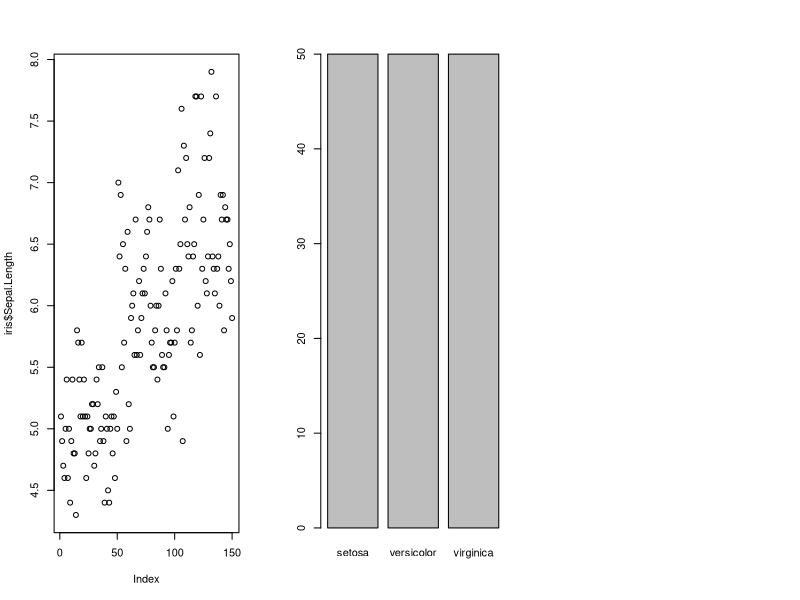

Here is the R script that generated this plot:
## ---- chunk 1
#| label: basic
#| fig-show: hide
#| message: false

par(mfrow=c(1,3))
plot(iris$Sepal.Length)
plot(iris$Species)
# plot(iris[,1:3])
# plot(lm(Sepal.Length ~ Sepal.Width, data=iris))
## ---- chunk 2
#| ref.label: basic
#| echo: false
#| fig-asp: 0.3
## ---- chunk 3
x <- structure(c(1,2,3), class = "myclass")
mean(x)
## ---- chunk 4
mean.myclass <- function(x, ...) {
  print("custom mean")
}

mean(x)
